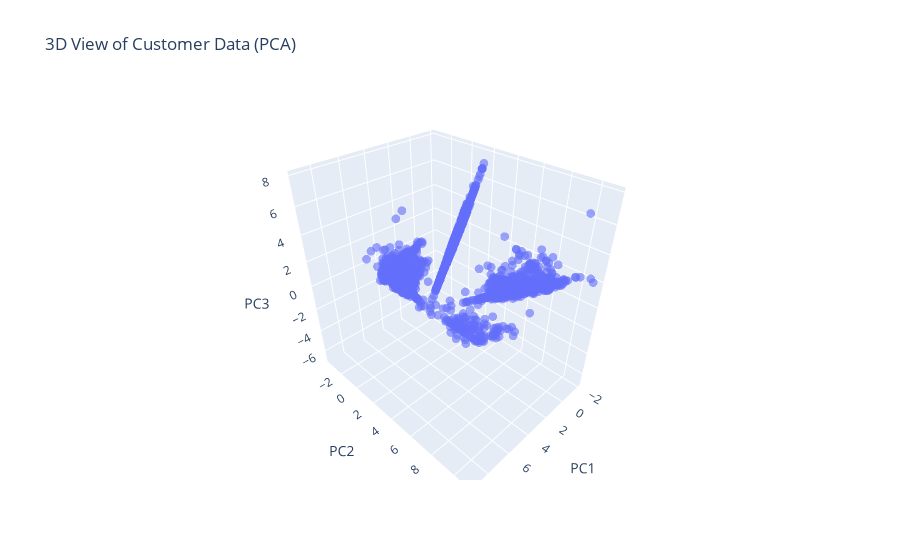

Write notebook code for a chart like this one.
### Code cell
fig = px.scatter_3d(pca_df, x='PC1', y='PC2', z='PC3', 
                    title='3D View of Customer Data (PCA)',
                    opacity=0.6)
fig.update_traces(marker=dict(size=3))
fig.show()

### Figure 1 — Plotly figure (JSON) as saved in the notebook; plotly's stock layout.template omitted (floating-point values rounded to 4 significant figures; data arrays with more than 128 entries replaced by an {"elided": "..."} marker saying what was removed)
{"data": [{"hovertemplate": "PC1=%{x}<br>PC2=%{y}<br>PC3=%{z}<extra></extra>", "legendgroup": "", "marker": {"color": "#636efa", "opacity": 0.6, "size": 3, "symbol": "circle"}, "mode": "markers", "name": "", "scene": "scene", "showlegend": false, "type": "scatter3d", "x": {"elided": "33457 float values"}, "y": {"elided": "33457 float values"}, "z": {"elided": "33457 float values"}}], "layout": {"legend": {"tracegroupgap": 0}, "scene": {"domain": {"x": [0, 1], "y": [0, 1]}, "xaxis": {"title": {"text": "PC1"}}, "yaxis": {"title": {"text": "PC2"}}, "zaxis": {"title": {"text": "PC3"}}}, "title": {"text": "3D View of Customer Data (PCA)"}}}
